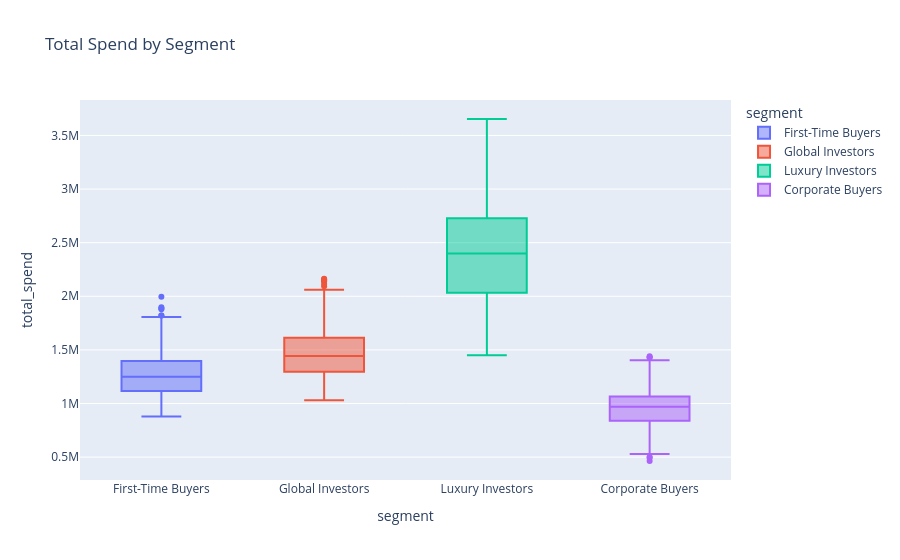

This figure's notebook cell:
### Code cell
%pip install plotly kaleido
import plotly.express as px

os.makedirs("../visualizations", exist_ok=True)

# 1. build the figure
fig = px.box(
    client_df,
    x="segment",
    y="total_spend",
    color="segment",
    title="Total Spend by Segment"
)

# 2. save it
fig.write_image("../visualizations/spend_by_segment.png", scale=3)


# 3. show it
fig.show()

### Figure 1 — Plotly figure (JSON) as saved in the notebook; plotly's stock layout.template omitted (floating-point values rounded to 4 significant figures; data arrays with more than 128 entries replaced by an {"elided": "..."} marker saying what was removed)
{"data": [{"alignmentgroup": "True", "hovertemplate": "segment=%{x}<br>total_spend=%{y}<extra></extra>", "legendgroup": "First-Time Buyers", "marker": {"color": "#636efa"}, "name": "First-Time Buyers", "notched": false, "offsetgroup": "First-Time Buyers", "orientation": "v", "showlegend": true, "type": "box", "x": {"elided": "638 str values"}, "x0": " ", "xaxis": "x", "y": {"elided": "638 float values"}, "y0": " ", "yaxis": "y"}, {"alignmentgroup": "True", "hovertemplate": "segment=%{x}<br>total_spend=%{y}<extra></extra>", "legendgroup": "Global Investors", "marker": {"color": "#EF553B"}, "name": "Global Investors", "notched": false, "offsetgroup": "Global Investors", "orientation": "v", "showlegend": true, "type": "box", "x": {"elided": "649 str values"}, "x0": " ", "xaxis": "x", "y": {"elided": "649 float values"}, "y0": " ", "yaxis": "y"}, {"alignmentgroup": "True", "hovertemplate": "segment=%{x}<br>total_spend=%{y}<extra></extra>", "legendgroup": "Luxury Investors", "marker": {"color": "#00cc96"}, "name": "Luxury Investors", "notched": false, "offsetgroup": "Luxury Investors", "orientation": "v", "showlegend": true, "type": "box", "x": ["Luxury Investors", "Luxury Investors", "Luxury Investors", "Luxury Investors", "Luxury Investors", "Luxury Investors", "Luxury Investors", "Luxury Investors", "Luxury Investors", "Luxury Investors", "Luxury Investors", "Luxury Investors", "Luxury Investors", "Luxury Investors", "Luxury Investors", "Luxury Investors", "Luxury Investors", "Luxury Investors", "Luxury Investors", "Luxury Investors", "Luxury Investors", "Luxury Investors", "Luxury Investors", "Luxury Investors", "Luxury Investors", "Luxury Investors", "Luxury Investors", "Luxury Investors", "Luxury Investors", "Luxury Investors", "Luxury Investors", "Luxury Investors", "Luxury Investors", "Luxury Investors", "Luxury Investors", "Luxury Investors", "Luxury Investors", "Luxury Investors", "Luxury Investors", "Luxury Investors", "Luxury Investors", "Luxury Investors", "Luxury Investors", "Luxury Investors", "Luxury Investors", "Luxury Investors", "Luxury Investors", "Luxury Investors", "Luxury Investors", "Luxury Investors", "Luxury Investors"], "x0": " ", "xaxis": "x", "y": [1608000.0, 3653000.0, 3251000.0, 1928000.0, 1884000.0, 2932000.0, 1855000.0, 2027000.0, 2744000.0, 2109000.0, 2246000.0, 1906000.0, 1514000.0, 1451000.0, 2818000.0, 1669000.0, 2190000.0, 2000000.0, 3403000.0, 1999000.0, 2485000.0, 2885000.0, 2390000.0, 2539000.0, 2534000.0, 2750000.0, 2620000.0, 2682000.0, 2270000.0, 2666000.0, 2131000.0, 2660000.0, 2047000.0, 3082000.0, 1883000.0, 2619000.0, 2492000.0, 2674000.0, 2067000.0, 2891000.0, 2210000.0, 2277000.0, 2173000.0, 2901000.0, 1934000.0, 2759000.0, 2102000.0, 2612000.0, 2776000.0, 2400000.0, 2583000.0], "y0": " ", "yaxis": "y"}, {"alignmentgroup": "True", "hovertemplate": "segment=%{x}<br>total_spend=%{y}<extra></extra>", "legendgroup": "Corporate Buyers", "marker": {"color": "#ab63fa"}, "name": "Corporate Buyers", "notched": false, "offsetgroup": "Corporate Buyers", "orientation": "v", "showlegend": true, "type": "box", "x": {"elided": "662 str values"}, "x0": " ", "xaxis": "x", "y": {"elided": "662 float values"}, "y0": " ", "yaxis": "y"}], "layout": {"boxmode": "overlay", "legend": {"title": {"text": "segment"}, "tracegroupgap": 0}, "title": {"text": "Total Spend by Segment"}, "xaxis": {"anchor": "y", "categoryarray": ["First-Time Buyers", "Global Investors", "Luxury Investors", "Corporate Buyers"], "categoryorder": "array", "domain": [0, 1], "title": {"text": "segment"}}, "yaxis": {"anchor": "x", "domain": [0, 1], "title": {"text": "total_spend"}}}}
